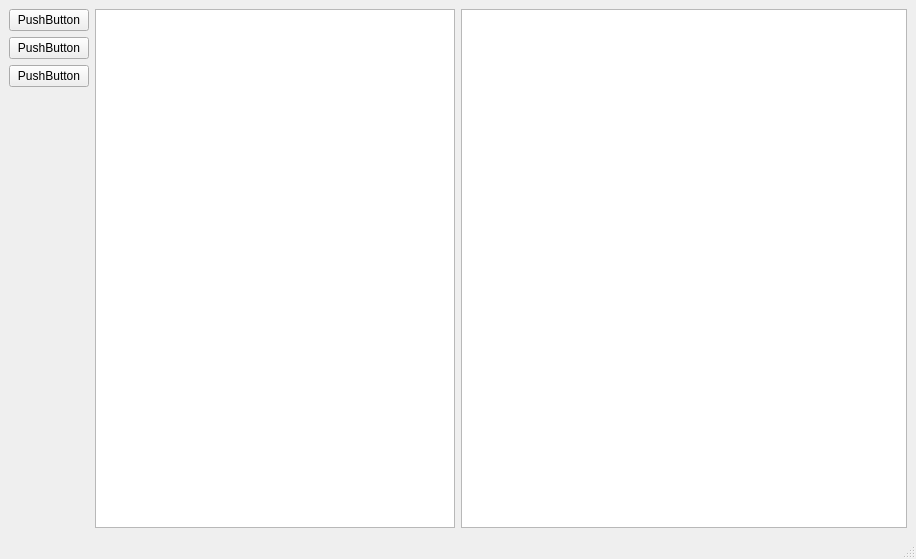
<?xml version="1.0" encoding="UTF-8"?>
<ui version="4.0">
 <class>MainWindow</class>
 <widget class="QMainWindow" name="MainWindow">
  <property name="geometry">
   <rect>
    <x>0</x>
    <y>0</y>
    <width>916</width>
    <height>559</height>
   </rect>
  </property>
  <property name="windowTitle">
   <string>MainWindow</string>
  </property>
  <widget class="QWidget" name="centralwidget">
   <layout class="QGridLayout" name="gridLayout">
    <item row="0" column="0">
     <layout class="QHBoxLayout" name="horizontalLayout_2">
      <item>
       <layout class="QHBoxLayout" name="horizontalLayout">
        <item>
         <layout class="QVBoxLayout" name="verticalLayout">
          <item>
           <widget class="QPushButton" name="pushButton">
            <property name="text">
             <string>PushButton</string>
            </property>
           </widget>
          </item>
          <item>
           <widget class="QPushButton" name="pushButton_2">
            <property name="text">
             <string>PushButton</string>
            </property>
           </widget>
          </item>
          <item>
           <widget class="QPushButton" name="pushButton_3">
            <property name="text">
             <string>PushButton</string>
            </property>
           </widget>
          </item>
          <item>
           <spacer name="verticalSpacer">
            <property name="orientation">
             <enum>Qt::Vertical</enum>
            </property>
            <property name="sizeHint" stdset="0">
             <size>
              <width>20</width>
              <height>40</height>
             </size>
            </property>
           </spacer>
          </item>
         </layout>
        </item>
        <item>
         <widget class="QGraphicsView" name="graphicsView"/>
        </item>
       </layout>
      </item>
      <item>
       <widget class="QGraphicsView" name="IOBoardgraphicsView"/>
      </item>
     </layout>
    </item>
   </layout>
  </widget>
  <widget class="QMenuBar" name="menubar">
   <property name="geometry">
    <rect>
     <x>0</x>
     <y>0</y>
     <width>916</width>
     <height>22</height>
    </rect>
   </property>
  </widget>
  <widget class="QStatusBar" name="statusbar"/>
 </widget>
 <resources/>
 <connections/>
</ui>
